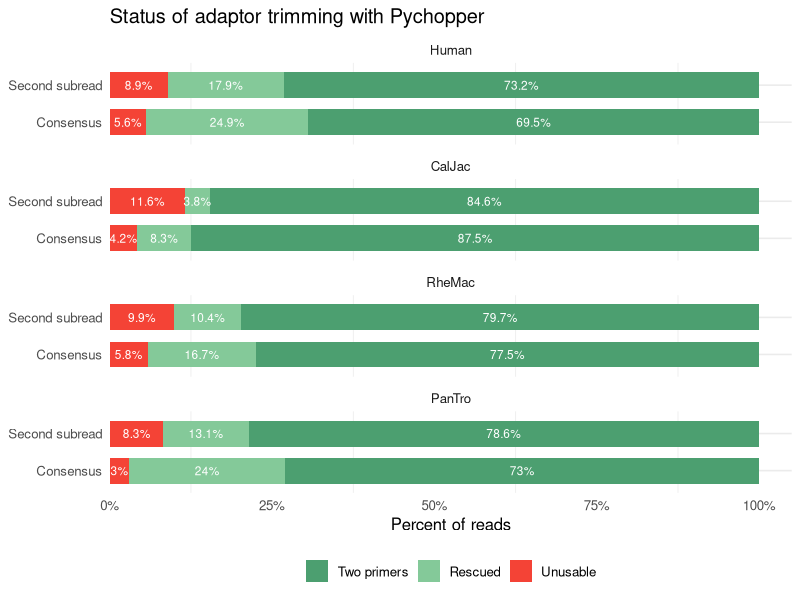

Write R code to recreate this figure. (Note: this script raises an error after producing the figure.)
## ---- chunk 1
library(dplyr)
library(tidyr)
library(ggplot2)
library(tibble)

df <- tribble(
  ~species, ~dataset,        ~two_primers, ~rescued, ~unusable,
  "Human",  "Second subread",  73.20,        17.85,     8.95,
  "Human",  "Consensus",      69.46,        24.90,     5.64,
  "CalJac", "Second subread",  84.58,         3.82,    11.60,
  "CalJac", "Consensus",      87.46,         8.31,     4.24,
  "RheMac", "Second subread",  79.72,        10.36,     9.92,
  "RheMac", "Consensus",      77.47,        16.68,     5.85,
  "PanTro", "Second subread",  78.63,        13.10,     8.27,
  "PanTro", "Consensus",      72.99,        23.99,     3.02
)

df <- df %>% mutate(
  species = factor(species, levels = c("Human","CalJac","RheMac","PanTro")),
  dataset = factor(dataset, levels = c("Consensus", "Second subread"))
)


# Long format for stacking
df_long <- df %>%
  pivot_longer(cols = c(two_primers, rescued, unusable),
               names_to = "component", values_to = "pct") %>%
  mutate(
    component = factor(component,
      levels = c("two_primers","rescued","unusable"),
      labels = c("Two primers","Rescued","Unusable")
    )
  )

# Stacked bars: x = dataset, y = percent, facet by species
# Add labels for each stacked segment
p <- ggplot(df_long, aes(x = dataset, y = pct, fill = component)) +
  geom_col(width = 0.7) +
  geom_text(
    aes(label = paste0(round(pct, 1), "%")),
    position = position_stack(vjust = 0.5),  # centers label in stack
    color = "white",                         
    size = 3
  ) +
  facet_wrap(~ species, ncol = 1) +
  scale_y_continuous(labels = function(x) paste0(x, "%"),
                     expand = expansion(mult = c(0, 0.05))) +
  scale_fill_manual(values = c("Two primers" = "#4C9F70",
                               "Rescued"     = "#84C999",
                               "Unusable"    = "#F44336")) +
  labs(x = NULL, y = "Percent of reads", fill = NULL,
       title = "Status of adaptor trimming with Pychopper") + 
  theme_minimal(base_size = 12) +
  theme(
    legend.position = "bottom",
    panel.grid.major.x = element_blank(),
    axis.text.x = element_text(angle = 0, hjust = 0.5)
  ) +
  coord_flip()


## ---- chunk 2
library(dplyr)
library(readr)
library(stringr)
library(ggplot2)


folders <- c(
  "CalJac",
  "PanTro",
  "RheMac",
  "Human"
)

base_path <- "/work/vstorozhuk/export_to_git/Scripts_for_comparing_raw_vs_consensus_read_alignment"

# Helper: extract error rate from summary.txt
get_error_rate <- function(file) {
  # read lines
  txt <- read_lines(file)
  # find "error rate:"
  line <- txt[str_detect(txt, "^error rate:")]
  if (length(line) == 0) return(NA_real_)
  # extract numeric value
  val <- str_extract(line, "[0-9]\\.[0-9]+e?-?[0-9]*")
  as.numeric(val)
}


df <- bind_rows(lapply(folders, function(sp) {
  r1 <- get_error_rate(file.path(base_path, sp, "R1_summary.txt"))
  r2 <- get_error_rate(file.path(base_path, sp, "R2_summary.txt"))
  
  tibble(
    species = sp,
    dataset = c("Second subread", "Consensus"),
    error_rate = c(r1, r2)
  )
}))

# add bases-per-error + label text
df <- df %>%
  mutate(
    bases_per_error = 1 / error_rate,
    label = sprintf("%.2f%% (%.0f bp/error)", error_rate * 100, bases_per_error)
  )

df$dataset <- factor(df$dataset, levels = c("Consensus", "Second subread"))

ggplot(df, aes(x = species, y = error_rate, fill = dataset)) +
  geom_col(position = position_dodge(width = 0.8), width = 0.7) +
  geom_text(aes(label = label),
            position = position_dodge(width = 0.8),
            hjust = -0.2, size = 5) +
  scale_y_continuous(labels = scales::percent_format(accuracy = 0.1)) +
  scale_fill_manual(values = c(
    "Second subread" = "#F44336",  
    "Consensus"      = "#4C9F70"   
  )) +
  labs(x = NULL, y = "Mapping error rate, %", fill = "Read Type") +
  theme_minimal(base_size = 13) +
  coord_flip(clip = "off") +
  theme(
    axis.title.y = element_blank(),
    plot.margin = margin(5, 40, 5, 5)
  )
